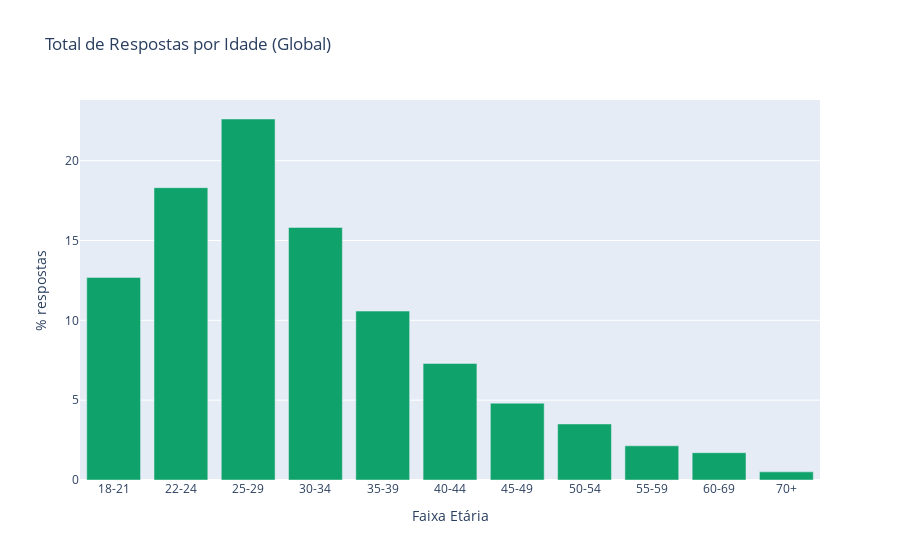

The notebook cell this image was saved under:
### Code cell
age = data['Q1'][1:].value_counts().reset_index().sort_values(by = 'index')
age.rename(columns={"index": "age", "Q1": "total_reponses"}, inplace = True)
age['total per %'] = np.around(((age['total_reponses']/age.total_reponses.sum())*100), decimals =2)
fig = go.Figure([go.Bar(x= age.age, 
                        y=age['total per %'],
                       marker = dict(
                         color='#0fa36b'))])
fig.update_layout(title=" Total de Respostas por Idade (Global)",
                 yaxis_title='% respostas',
                  xaxis_title='Faixa Etária')
py.offline.iplot(fig, filename='horizontal-bar')

### Figure 1 — Plotly figure (JSON) as saved in the notebook; plotly's stock layout.template omitted (floating-point values rounded to 4 significant figures)
{"data": [{"marker": {"color": "#0fa36b"}, "type": "bar", "x": ["18-21", "22-24", "25-29", "30-34", "35-39", "40-44", "45-49", "50-54", "55-59", "60-69", "70+"], "y": [12.69, 18.31, 22.61, 15.82, 10.58, 7.3, 4.81, 3.51, 2.14, 1.71, 0.51]}], "layout": {"title": {"text": " Total de Respostas por Idade (Global)"}, "xaxis": {"title": {"text": "Faixa Etária"}}, "yaxis": {"title": {"text": "% respostas"}}}}
